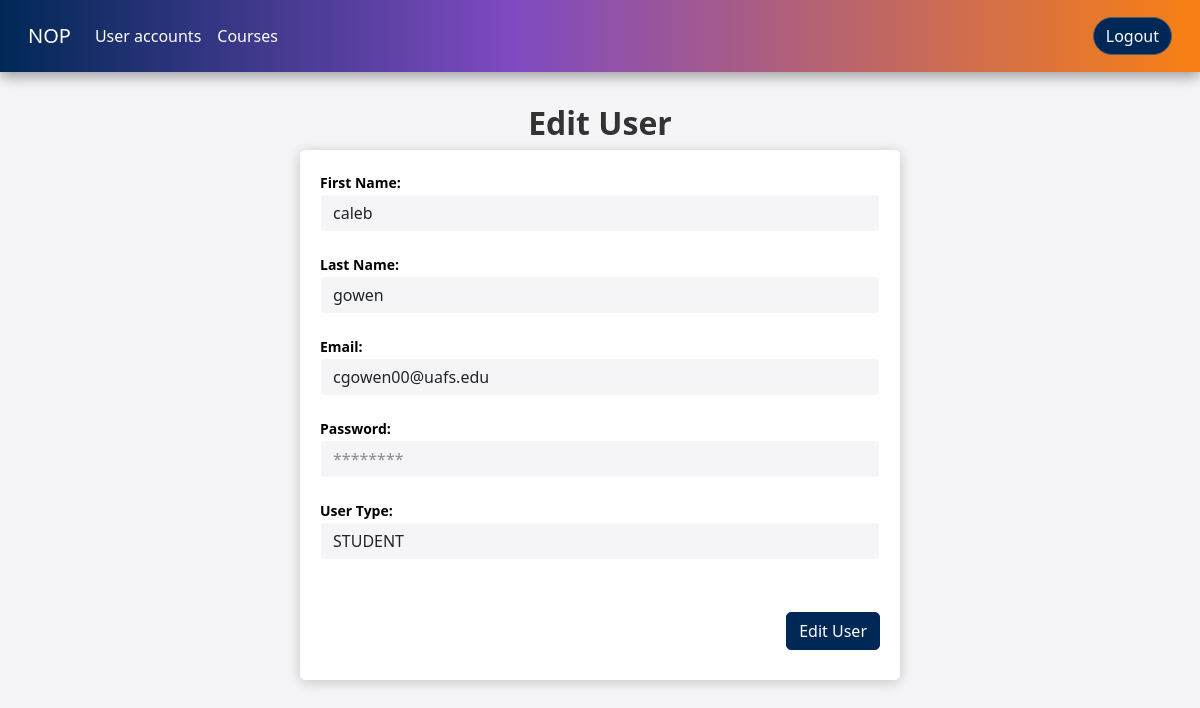
Screenshot of /src/web/admin/adminEditUserFromCourse.php?accountID=1 (signed in) with the database file from the repository.
### tables this page shows
CREATE TABLE IF NOT EXISTS ACCOUNT(
    ACCOUNTID INT AUTO_INCREMENT PRIMARY KEY,
    EMAIL VARCHAR(20) NOT NULL UNIQUE,
    PASSWORD VARCHAR(128) NOT NULL,
    USERFNAME VARCHAR(50),
    USERLNAME VARCHAR(50),
    USERTYPE ENUM('STUDENT','ADMIN','COURSEMANAGER') NOT NULL
);

### src/dao/AbstractDAO.php (called while the page is built, shortened)
<?php
require_once 'DatabaseConnection.php';
abstract class AbstractDAO {
    public function __construct()
    {
        $dbc = new DatabaseConnection();
        $mdb = $dbc->getConnection();
        $this->connection = $mdb->connect();
    }
}
?>

### src/dao/DatabaseConnection.php (called while the page is built, shortened)
<?php
class MariaDBConnection extends AbstractDatabaseConnection {
    private static $connection;
    public function connect() {
        if (!self::$connection) {
            self::$connection = new mysqli($this->host, $this->username, $this->password, $this->database);
        }
        return self::$connection;
    }
}
class DatabaseConnection {
    private static $connection;
    public static function getConnection() {
        if (!self::$connection) {
            self::$connection = new MariaDBConnection();
        }
        return self::$connection;
    }
}
?>

### src/dao/AccountDAO.php (called while the page is built, shortened)
<?php
require_once "AbstractDAO.php";
Class AccountDAO extends AbstractDAO{
    public function findById($id){
        $stmt = $this->connection->prepare("SELECT * FROM ACCOUNT WHERE ACCOUNTID = ?");
        $stmt->bind_param("i", $id);
        $stmt->execute();
        $result = $stmt->get_result();
        $row = $result->fetch_assoc();
        return $row;
    }
}
?>

### src/web/admin/adminEditUserFromCourse.php (the view, shortened to what this page needs)
<?php
require_once '../../dao/AccountDAO.php';
$accountDAO = new AccountDAO();
if ($_SERVER["REQUEST_METHOD"] == "POST") {
    $courseID = $_POST["courseID"];
    $accountID = $_POST["accountID"];
    $fname = $_POST["userfname"];
    $lname = $_POST["userlname"];
    $email = $_POST["email"];
    $usertype = $_POST["usertype"];
    $password = $_POST["password"];
    if(empty($password)){
        $user = $accountDAO->findById($accountID);
        $password = $user["PASSWORD"];
    }else{
        $password = hash('sha256',$password);
    }
    $update = [
        'ACCOUNTID' => $accountID,
        'USERFNAME' => $fname,
        'USERLNAME' => $lname,
        'EMAIL' => $email,
        'PASSWORD' => $password,
        'USERTYPE' => $usertype
    ];
    $accountDAO->update($update);
    header("Location: adminEditCourse.php?courseID=".$courseID);
}else{
    $accountID = $_GET['accountID'];
    $user = $accountDAO->findById($accountID);
}
?>
<!DOCTYPE html>
<html lang="en">
<head>
  <link href="https://cdn.jsdelivr.net/npm/bootswatch/dist/superhero/bootstrap.min.css" rel="stylesheet">
  <link rel="stylesheet" href="../style/style.css">
</head>
<body>
<?php include"adminNavbar.php";?>
      <div>
        <h1>
            Edit User
        </h1>
      </div>
      <div class="container-box admin-table" style="padding-bottom: 100px;">
        <form action="adminEditUserFromCourse.php" method="POST">
            <div class="form-group">
                <label for="userfname" class="color admin-courseText">First Name:</label>
                <input type="text" class="form-control admin-textField" id="userfname" name="userfname" value="<?php echo $user['USERFNAME']; ?>">
            </div>
            <div class="form-group">
                <label for="userlname" class="color admin-courseText">Last Name:</label>
                <input type="text" class="form-control admin-textField" id="userlname" name="userlname" value="<?php echo $user['USERLNAME']; ?>">
            </div>
            <div class="form-group">
                <label for="email" class="color admin-courseText">Email:</label>
                <input type="email" class="form-control admin-textField" id="email" name="email" value="<?php echo $user['EMAIL']; ?>">
            </div>
            <div class="form-group">
                <label for="password" class="color admin-courseText">Password:</label>
                <input type="password" class="form-control admin-textField" id="password" name="password" placeholder="********">
            </div>
            <div class="form-group">
                <label for="usertype" class="color admin-courseText">User Type:</label>
                <select class="form-control admin-textField" id="usertype" name="usertype">
                    <?php
                    $userType = $user['USERTYPE'];
                    $userTypes = ['STUDENT', 'ADMIN', 'COURSEMANAGER'];
                    foreach ($userTypes as $type) {
                        $selected = ($type === $userType) ? 'selected' : '';
                        echo "<option value=\"$type\" $selected>$type</option>";
                    }
                    ?>
                </select>
            </div>
            <button type="submit" class="btn btn-primary btn-edit admin-courseButton">Edit User</button>
        </form>
    </div>
</body>
</html>

### src/web/style/style.css (style rules this page uses)
:root { --page-background: #f5f5f7; --branding-grad: linear-gradient(90deg, #002856 0%, rgba(127, 74, 193, 1) 43%, #f98012 100%); --branding-grad-reverse: linear-gradient(90deg, #f98012 0%, rgba(127, 74, 193, 1) 43%, #002856 100%); }
body { background-color: var(--page-background); font-family: system-ui, -apple-system, BlinkMacSystemFont, 'Segoe UI', Roboto, Oxygen, Ubuntu, Cantarell, 'Open Sans', 'Helvetica Neue', sans-serif; }
input { width: 100%; padding: 16px; margin-bottom: 1.25rem; border-width: 1px; border-radius: .375rem; border-style: solid; border-color: #d0d0d2; }
h1 { text-align: center; font-size: 2rem; font-weight: bold; color: #333; margin-top: 2rem; }
.admin-courseButton { margin-top: 2em; background-color: #002856; border-radius: 5px; border-color: #002856; }
.admin-courseText { color: black; }
.container-box { margin: 0 auto; width: 50%; padding: 20px; background-color: rgba(255, 255, 255, 0.301); border-radius: 10px; }
.form-group { margin-bottom: 20px; }
.form-group label { font-weight: bold; }
.btn-edit { float: right; }
.admin-table { background: white; border-radius: 5px; box-shadow: 0 2px 14px rgba(0, 0, 0, 0.2); max-height: 600px; }
.admin-textField { background-color: #f5f5f7; border-radius: 5px; }

### rows the page displays
account: userfname "caleb", userlname "gowen", email "cgowen00@uafs.edu"

### other values shown
form field usertype "STUDENT"
